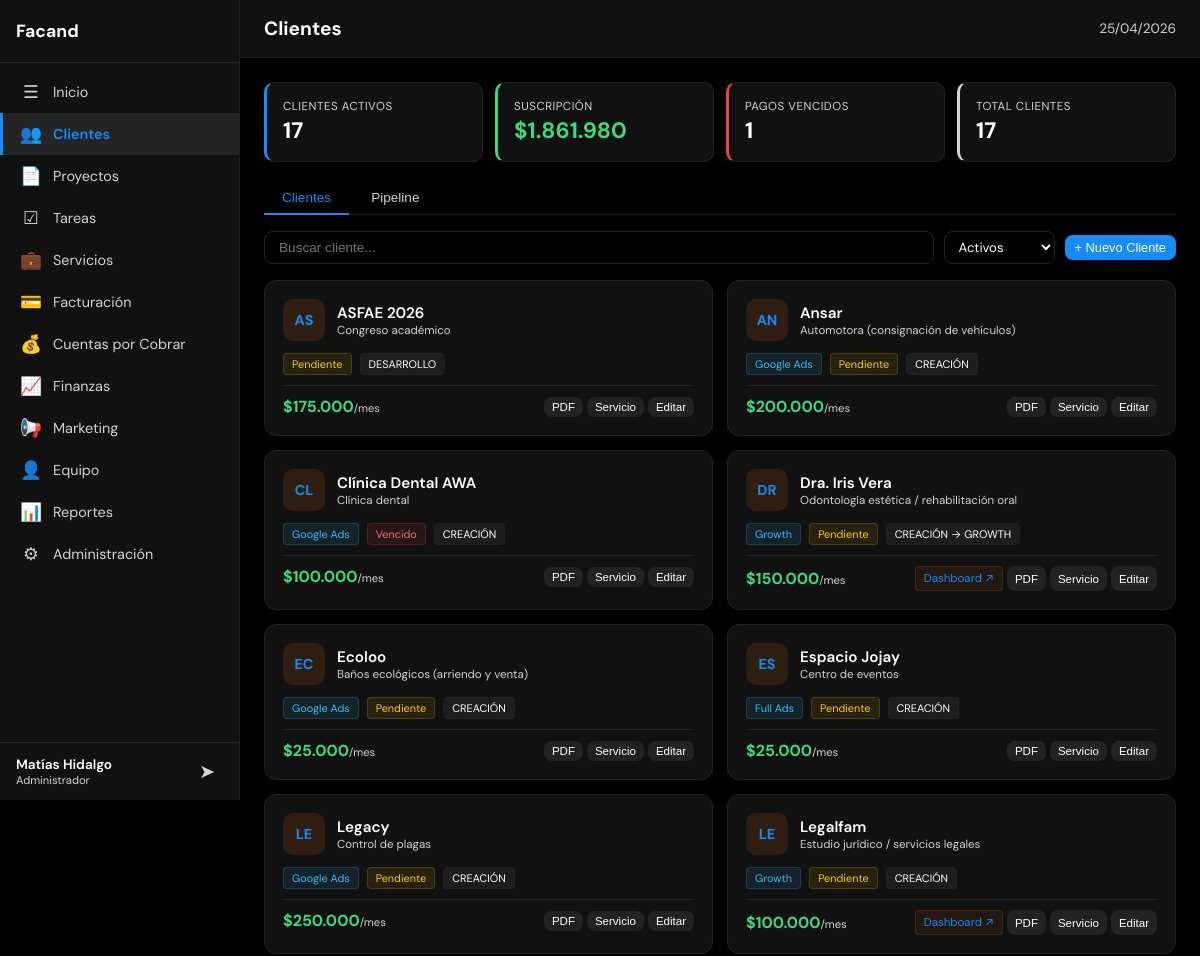
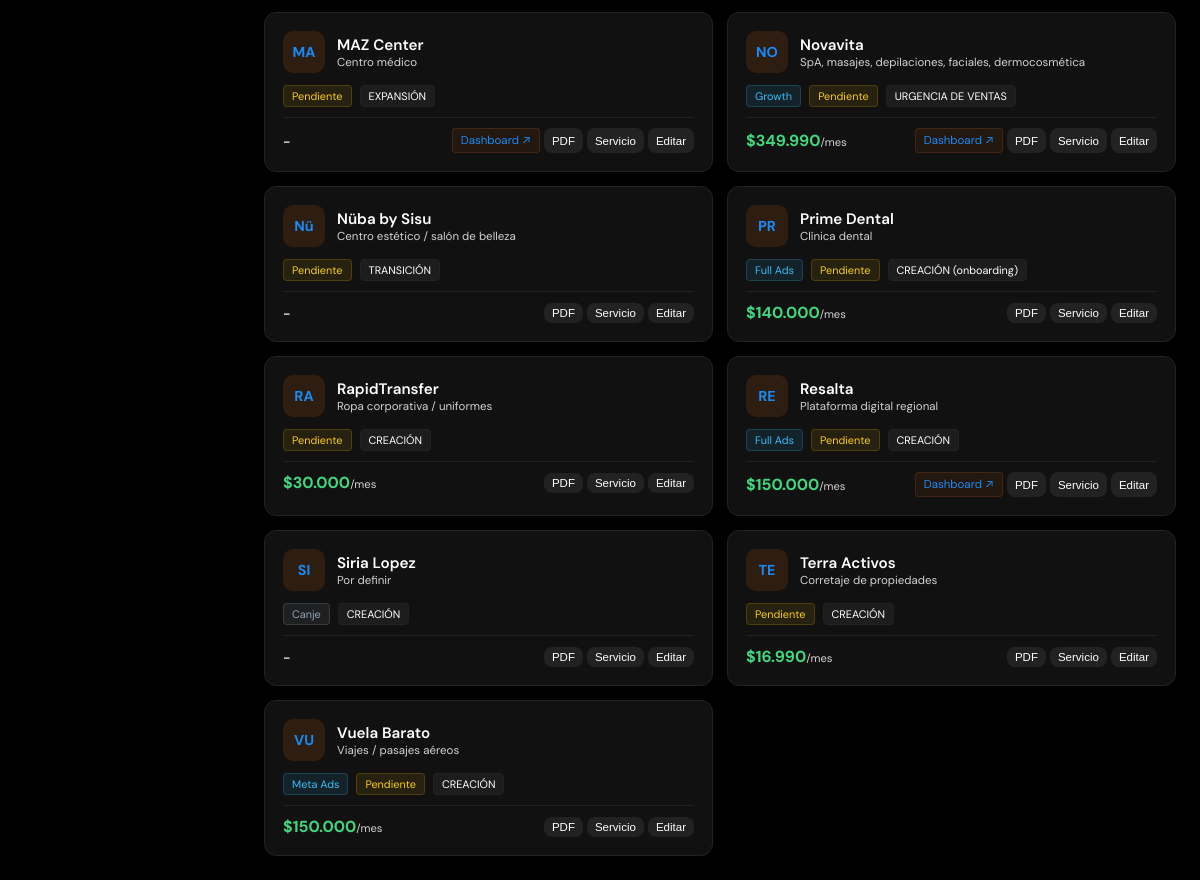
Screenshot of /index.php?page=crm (signed in) with the database file from the repository (2 pictures, top to bottom).
### tables this page shows
CREATE TABLE usuarios (
            id INTEGER PRIMARY KEY AUTOINCREMENT,
            username TEXT UNIQUE NOT NULL,
            password_hash TEXT NOT NULL,
            nombre TEXT NOT NULL,
            email TEXT DEFAULT '',
            role TEXT NOT NULL DEFAULT 'user' CHECK(role IN ('admin','user')),
            activo INTEGER NOT NULL DEFAULT 1,
            last_login TEXT,
            created_at TEXT DEFAULT (datetime('now')),
            updated_at TEXT DEFAULT (datetime('now'))
        );

CREATE TABLE clientes (
    id INTEGER PRIMARY KEY AUTOINCREMENT,
    nombre TEXT NOT NULL,
    rut TEXT DEFAULT '',
    email TEXT DEFAULT '',
    telefono TEXT DEFAULT '',
    direccion TEXT DEFAULT '',
    contacto_nombre TEXT DEFAULT '',
    contacto_cargo TEXT DEFAULT '',
    tipo TEXT NOT NULL DEFAULT 'prospecto' CHECK(tipo IN ('prospecto','activo','inactivo','cerrado')),
    etapa_pipeline TEXT NOT NULL DEFAULT 'lead' CHECK(etapa_pipeline IN ('lead','contactado','propuesta','negociacion','onboarding','activo','cerrado_ganado','cerrado_perdido')),
    rubro TEXT DEFAULT '',
    plan TEXT DEFAULT '',
    fee_mensual INTEGER DEFAULT 0,
    servicios TEXT DEFAULT '',
    herramientas TEXT DEFAULT '',
    presupuesto_ads TEXT DEFAULT '',
    etapa TEXT DEFAULT '',
    estado_pago TEXT DEFAULT 'pendiente' CHECK(estado_pago IN ('pendiente','pagado','vencido','canje')),
    url_dashboard TEXT DEFAULT '',
    responsable_id INTEGER,
    notas TEXT DEFAULT '',
    created_at TEXT DEFAULT (datetime('now')),
    updated_at TEXT DEFAULT (datetime('now')),
    FOREIGN KEY (responsable_id) REFERENCES equipo(id) ON DELETE SET NULL
);

### config/app.php (called while the page is built)
<?php
return array (
  'name' => 'Facand',
  'logo' => 'assets/img/logo.png',
  'primary' => '#41d77e',
  'accent' => '#188bf6',
  'bg' => '#000000',
  'surface' => '#111111',
  'text' => '#ffffff',
  'timezone' => 'America/Santiago',
  'currency' => 'CLP',
  'locale' => 'es_CL',
  'version' => '1.0.0',
  'active' => true,
);

### includes/functions.php (called while the page is built, shortened)
<?php
$app_config = require __DIR__ . '/../config/app.php';
function format_money($amount): string {
    global $app_config;
    $currency = $app_config['currency'] ?? 'CLP';
    if ($currency === 'CLP') {
        return '$' . number_format((int)$amount, 0, ',', '.');
    }
    return '$' . number_format((float)$amount, 2, ',', '.');
}
function safe(mixed $str): string {
    return htmlspecialchars((string)($str ?? ''), ENT_QUOTES, 'UTF-8');
}

### config/modules.php (called while the page is built)
<?php
return [
    'home'        => ['nombre' => 'Inicio',            'icono' => '&#9776;',  'archivo' => 'modules/home.php',        'descripcion' => 'Resumen general y KPIs'],
    'crm'         => ['nombre' => 'Clientes',           'icono' => '&#128101;','archivo' => 'modules/crm.php',         'descripcion' => 'Gestión de clientes y pipeline'],
    'projects'    => ['nombre' => 'Proyectos',          'icono' => '&#128196;','archivo' => 'modules/projects.php',    'descripcion' => 'Gestión de proyectos'],
    'tasks'       => ['nombre' => 'Tareas',             'icono' => '&#9745;',  'archivo' => 'modules/tasks.php',       'descripcion' => 'Gestión de tareas y asignaciones'],
    'services'    => ['nombre' => 'Servicios',            'icono' => '&#128188;','archivo' => 'modules/services.php',    'descripcion' => 'Servicios contratados por cliente'],
    'billing'     => ['nombre' => 'Facturación',        'icono' => '&#128179;','archivo' => 'modules/billing.php',     'descripcion' => 'Emisión y control de facturas'],
    'receivables' => ['nombre' => 'Cuentas por Cobrar', 'icono' => '&#128176;','archivo' => 'modules/receivables.php', 'descripcion' => 'Seguimiento de cobros pendientes'],
    'finance'     => ['nombre' => 'Finanzas',           'icono' => '&#128200;','archivo' => 'modules/finance.php',     'descripcion' => 'Ingresos, gastos y flujo de caja'],
    'marketing'   => ['nombre' => 'Marketing',          'icono' => '&#128226;','archivo' => 'modules/marketing.php',   'descripcion' => 'Campañas y métricas'],
    'team'        => ['nombre' => 'Equipo',             'icono' => '&#128100;','archivo' => 'modules/team.php',        'descripcion' => 'Miembros y carga de trabajo'],
    'reports'     => ['nombre' => 'Reportes',           'icono' => '&#128202;','archivo' => 'modules/reports.php',     'descripcion' => 'Reportes exportables'],
    'admin'       => ['nombre' => 'Administración',     'icono' => '&#9881;',  'archivo' => 'modules/admin.php',       'descripcion' => 'Usuarios, roles y configuración'],
];

### includes/permissions.php (called while the page is built, shortened)
<?php
function can_edit(int $user_id, string $modulo): bool {
    $user = query_one('SELECT role FROM usuarios WHERE id = ?', [$user_id]);
    if ($user['role'] === 'admin') return true;
    $perm = query_one(
        'SELECT puede_editar FROM permisos WHERE usuario_id = ? AND modulo = ?',
        [$user_id, $modulo]
    );
    return $perm && $perm['puede_editar'];
}
function get_user_modules(int $user_id): array {
    $user = query_one('SELECT role FROM usuarios WHERE id = ?', [$user_id]);
    $all_modules = require __DIR__ . '/../config/modules.php';
    if ($user['role'] === 'admin') {
        return array_keys($all_modules);
    }
    $perms = query_all(
        'SELECT modulo FROM permisos WHERE usuario_id = ? AND puede_ver = 1',
        [$user_id]
    );
    $allowed = array_column($perms, 'modulo');
    return $allowed;
}

### includes/db.php (called while the page is built, shortened)
<?php
function get_db(): SQLite3 {
    static $db = null;
    if ($db === null) {
        $db_path = __DIR__ . '/../data/dashboard.db';
        $db = new SQLite3($db_path);
        $db->busyTimeout(5000);
        $db->exec('PRAGMA journal_mode=WAL');
        $db->exec('PRAGMA foreign_keys=ON');
    }
    return $db;
}
function query_all(string $sql, array $params = []): array {
    $stmt = get_db()->prepare($sql);
    foreach ($params as $i => $val) {
        $stmt->bindValue($i + 1, $val);
    }
    $result = $stmt->execute();
    $rows = [];
    while ($row = $result->fetchArray(SQLITE3_ASSOC)) {
        $rows[] = $row;
    }
    return $rows;
}
function query_one(string $sql, array $params = []): ?array {
    $rows = query_all($sql, $params);
    return $rows[0] ?? null;
}

### includes/auth.php (called while the page is built, shortened)
<?php
require_once __DIR__ . '/db.php';
require_once __DIR__ . '/permissions.php';
require_once __DIR__ . '/functions.php';
$current_user = query_one('SELECT * FROM usuarios WHERE id = ?', [$_SESSION['user_id']]);

### modules/crm.php (the view, shortened to what this page needs)
<?php
$clientes = query_all('SELECT c.*, e.nombre as responsable_nombre,
    (SELECT COUNT(*) FROM tareas WHERE cliente_id = c.id AND estado IN ("pendiente","en_progreso")) as tareas_pendientes
    FROM clientes c LEFT JOIN equipo e ON c.responsable_id = e.id ORDER BY c.nombre');
$activos = count(array_filter($clientes, fn($c) => $c['tipo'] === 'activo'));
$fee_total = array_sum(array_map(fn($c) => $c['tipo'] === 'activo' && $c['estado_pago'] !== 'canje' ? $c['fee_mensual'] : 0, $clientes));
$vencidos = count(array_filter($clientes, fn($c) => $c['estado_pago'] === 'vencido'));
$planes_labels = ['growth'=>'Growth','scale'=>'Scale','starter'=>'Starter','meta_ads'=>'Meta Ads','google_ads'=>'Google Ads','full_ads'=>'Full Ads','full_ads_seo'=>'Full Ads + SEO'];
?>
<div class="crm-kpis">
    <div class="crm-kpi" style="border-left:3px solid var(--accent)"><div class="crm-kpi-label">Clientes Activos</div><div class="crm-kpi-val"><?= $activos ?></div></div>
    <div class="crm-kpi" style="border-left:3px solid var(--success)"><div class="crm-kpi-label">Suscripción</div><div class="crm-kpi-val" style="color:var(--success)"><?= format_money($fee_total) ?></div></div>
    <div class="crm-kpi" style="border-left:3px solid <?= $vencidos ? 'var(--danger)' : 'var(--success)' ?>"><div class="crm-kpi-label">Pagos Vencidos</div><div class="crm-kpi-val <?= $vencidos ? 'danger' : '' ?>"><?= $vencidos ?></div></div>
    <div class="crm-kpi" style="border-left:3px solid var(--text-muted)"><div class="crm-kpi-label">Total Clientes</div><div class="crm-kpi-val"><?= count($clientes) ?></div></div>
</div>
<div class="crm-tabs">
    <button class="crm-tab active" onclick="switchCrmTab('cards', this)">Clientes</button>
    <button class="crm-tab" onclick="switchCrmTab('pipeline', this)">Pipeline</button>
</div>
<div id="crmTabCards" class="crm-tab-content active">
    <div class="crm-toolbar">
        <input type="text" class="crm-search" id="crmSearch" placeholder="Buscar cliente..." oninput="filterClients()">
        <select class="form-select" style="font-size:.82rem;padding:6px 10px;" id="filterTipo" onchange="filterClients()">
            <option value="activo" selected>Activos</option>
        </select>
        <?php if (can_edit($current_user['id'], 'crm')): ?>
            <button class="btn btn-primary btn-sm" onclick="openNewClient()">+ Nuevo Cliente</button>
        <?php endif; ?>
    </div>
    <div class="crm-grid" id="crmGrid">
        <?php foreach ($clientes as $c): ?>
        <div class="client-card" data-tipo="<?= $c['tipo'] ?>" data-nombre="<?= safe(strtolower($c['nombre'])) ?>" onclick="openClientDetail(<?= $c['id'] ?>)">
            <div class="client-card-top">
                <div class="client-avatar"><?= strtoupper(mb_substr($c['nombre'], 0, 2)) ?></div>
                <div>
                    <div class="client-name"><?= safe($c['nombre']) ?></div>
                    <div class="client-rubro"><?= safe($c['rubro'] ?: 'Sin rubro') ?></div>
                </div>
            </div>
            <div class="client-meta">
                <?php if ($c['plan']): ?>
                    <span class="client-tag client-tag-plan"><?= safe($planes_labels[$c['plan']] ?? $c['plan']) ?></span>
                <?php endif; ?>
                <span class="client-tag client-tag-pago-<?= $c['estado_pago'] ?>"><?= ucfirst($c['estado_pago']) ?></span>
                <?php if ($c['etapa']): ?>
                    <span class="client-tag"><?= safe($c['etapa']) ?></span>
                <?php endif; ?>
            </div>
            <div class="client-bottom" onclick="event.stopPropagation()">
                <div class="client-fee"><?= $c['fee_mensual'] > 0 ? format_money($c['fee_mensual']) . '<span style="font-size:.7rem;font-weight:400;color:var(--text-muted)">/mes</span>' : '<span style="color:var(--text-muted);font-size:.82rem">-</span>' ?></div>
                <div class="client-actions">
                    <?php if ($c['url_dashboard']): ?>
                        <a href="<?= safe($c['url_dashboard']) ?>" target="_blank" class="client-dash-link" title="Abrir dashboard del cliente">Dashboard &#8599;</a>
                    <?php endif; ?>
                    <button class="btn btn-secondary btn-sm" onclick="window.open('ficha-pdf.php?id=<?= $c['id'] ?>','_blank')" title="Ficha PDF">PDF</button>
                    <button class="btn btn-secondary btn-sm" onclick="window.open('servicio-pdf.php?id=<?= $c['id'] ?>','_blank')" title="Documento de servicio">Servicio</button>
                    <?php if (can_edit($current_user['id'], 'crm')): ?>
                        <button class="btn btn-secondary btn-sm" onclick="editClient(<?= $c['id'] ?>)" title="Editar">Editar</button>
                    <?php endif; ?>
                </div>
            </div>
        </div>
        <?php endforeach; ?>
    </div>
</div>

### index.php (shortened to what this page needs)
<?php
require_once __DIR__ . '/includes/auth.php';
$app = require __DIR__ . '/config/app.php';
$all_modules = require __DIR__ . '/config/modules.php';
$page = $_GET['page'] ?? 'home';
$module_info = $all_modules[$page];
?>
<!DOCTYPE html>
<html lang="es">
<head>
    <link rel="stylesheet" href="css/styles.css">
</head>
<body>
    <aside class="sidebar" id="sidebar">
        <div class="sidebar-header">
            <h2 class="sidebar-brand"><?= safe($app['name']) ?></h2>
        </div>
        <nav class="sidebar-nav">
            <?php foreach ($all_modules as $slug => $mod): ?>
                <a href="?page=<?= $slug ?>" class="nav-item <?= $page === $slug ? 'active' : '' ?>">
                    <span class="nav-icon"><?= $mod['icono'] ?></span>
                    <span class="nav-label"><?= safe($mod['nombre']) ?></span>
                </a>
            <?php endforeach; ?>
        </nav>
        <div class="sidebar-footer">
            <div class="user-info">
                <span class="user-name"><?= safe($current_user['nombre']) ?></span>
                <span class="user-role"><?= $current_user['role'] === 'admin' ? 'Administrador' : 'Usuario' ?></span>
            </div>
            <a href="logout.php" class="btn-logout" title="Cerrar sesión">&#10148;</a>
        </div>
    </aside>
    <main class="main-content">
        <header class="topbar">
            <h1 class="page-title"><?= safe($module_info['nombre']) ?></h1>
            <div class="topbar-right">
                <span class="current-date"><?= date('d/m/Y') ?></span>
            </div>
        </header>
        <div class="content-area" id="contentArea">
            <?php
            $module_file = __DIR__ . '/' . $module_info['archivo'];
            if (file_exists($module_file)) {
                include $module_file;
            } else {
                echo '<div class="empty-state"><p>Módulo en construcción</p></div>';
            }
            ?>
        </div>
    </main>
</body>
</html>

### css/styles.css (style rules this page uses)
*, *::before, *::after { margin: 0; padding: 0; box-sizing: border-box; }
body { font-family: 'DM Sans', 'Inter', -apple-system, BlinkMacSystemFont, 'Segoe UI', sans-serif; background: var(--bg); color: var(--text); min-height: 100vh; display: flex; overflow-x: hidden; }
a { color: var(--accent); text-decoration: none; }
.sidebar { width: 240px; min-height: 100vh; background: var(--surface); border-right: 1px solid var(--border); display: flex; flex-direction: column; position: fixed; top: 0; left: 0; z-index: 100; transition: transform .3s ease; }
.sidebar-header { padding: 20px 16px; border-bottom: 1px solid var(--border); }
.sidebar-brand { font-size: 1.1rem; font-weight: 700; color: var(--text); white-space: nowrap; overflow: hidden; text-overflow: ellipsis; }
.sidebar-nav { flex: 1; padding: 8px 0; overflow-y: auto; }
.nav-item { display: flex; align-items: center; gap: 10px; padding: 10px 16px; color: var(--text-muted); font-size: .9rem; transition: all .15s; border-left: 3px solid transparent; }
.nav-item.active { background: rgba(255,255,255,.08); color: var(--accent); border-left-color: var(--accent); font-weight: 600; }
.nav-icon { font-size: 1.1rem; width: 24px; text-align: center; }
.sidebar-footer { padding: 12px 16px; border-top: 1px solid var(--border); display: flex; align-items: center; justify-content: space-between; gap: 8px; }
.user-info { display: flex; flex-direction: column; min-width: 0; }
.user-name { font-size: .85rem; font-weight: 600; white-space: nowrap; overflow: hidden; text-overflow: ellipsis; }
.user-role { font-size: .7rem; color: var(--text-muted); }
.btn-logout { color: var(--text-muted); font-size: 1.2rem; padding: 4px 8px; border-radius: 6px; transition: all .15s; }
.main-content { flex: 1; margin-left: 240px; min-height: 100vh; display: flex; flex-direction: column; }
.topbar { display: flex; align-items: center; gap: 16px; padding: 16px 24px; border-bottom: 1px solid var(--border); background: var(--surface); position: sticky; top: 0; z-index: 50; }
.page-title { font-size: 1.2rem; font-weight: 700; flex: 1; }
.topbar-right { font-size: .85rem; color: var(--text-muted); }
.content-area { flex: 1; padding: 24px; max-width: 1400px; width: 100%; }
.btn { display: inline-flex; align-items: center; gap: 6px; padding: 8px 16px; border: none; border-radius: 8px; font-size: .85rem; font-weight: 500; cursor: pointer; transition: all .15s; white-space: nowrap; }
.btn-primary { background: var(--accent); color: #fff; }
.btn-secondary { background: var(--border); color: var(--text); }
.btn-sm { padding: 5px 10px; font-size: .8rem; }
.form-input, .form-select, .form-textarea { padding: 8px 12px; background: var(--bg); border: 1px solid var(--border); border-radius: 8px; color: var(--text); font-size: .9rem; font-family: inherit; outline: none; transition: border-color .2s; }
.form-select { cursor: pointer; }

### rows the page displays
usuarios: nombre "Matías Hidalgo"
clientes: nombre "AS", nombre "ASFAE 2026", rubro "Congreso académico", estado_pago "Pendiente", etapa "DESARROLLO", fee_mensual "$175.000"
clientes: nombre "AN", nombre "Ansar", rubro "Automotora (consignación de vehículos)", plan "Google Ads", estado_pago "Pendiente", etapa "CREACIÓN", fee_mensual "$200.000"
clientes: nombre "CL", nombre "Clínica Dental AWA", rubro "Clínica dental", plan "Google Ads", estado_pago "Vencido", etapa "CREACIÓN", fee_mensual "$100.000"
clientes: nombre "DR", nombre "Dra. Iris Vera", rubro "Odontología estética / rehabilitación oral", plan "Growth", estado_pago "Pendiente", etapa "CREACIÓN → GROWTH", fee_mensual "$150.000"
clientes: nombre "EC", nombre "Ecoloo", rubro "Baños ecológicos (arriendo y venta)", plan "Google Ads", estado_pago "Pendiente", etapa "CREACIÓN", fee_mensual "$25.000"
clientes: nombre "ES", nombre "Espacio Jojay", rubro "Centro de eventos", plan "Full Ads", estado_pago "Pendiente", etapa "CREACIÓN", fee_mensual "$25.000"
clientes: nombre "LE", nombre "Legacy", rubro "Control de plagas", plan "Google Ads", estado_pago "Pendiente", etapa "CREACIÓN", fee_mensual "$250.000"
clientes: nombre "LE", nombre "Legalfam", rubro "Estudio jurídico / servicios legales", plan "Growth", estado_pago "Pendiente", etapa "CREACIÓN", fee_mensual "$100.000"
clientes: nombre "MA", nombre "MAZ Center", rubro "Centro médico", estado_pago "Pendiente", etapa "EXPANSIÓN"
clientes: nombre "NO", nombre "Novavita", rubro "SpA, masajes, depilaciones, faciales, dermocosmética", plan "Growth", estado_pago "Pendiente", etapa "URGENCIA DE VENTAS", fee_mensual "$349.990"
clientes: nombre "Nü", nombre "Nüba by Sisu", rubro "Centro estético / salón de belleza", estado_pago "Pendiente", etapa "TRANSICIÓN"
clientes: nombre "PR", nombre "Prime Dental", rubro "Clínica dental", plan "Full Ads", estado_pago "Pendiente", etapa "CREACIÓN (onboarding)", fee_mensual "$140.000"
clientes: nombre "RA", nombre "RapidTransfer", rubro "Ropa corporativa / uniformes", estado_pago "Pendiente", etapa "CREACIÓN", fee_mensual "$30.000"
clientes: nombre "RE", nombre "Resalta", rubro "Plataforma digital regional", plan "Full Ads", estado_pago "Pendiente", etapa "CREACIÓN", fee_mensual "$150.000"
clientes: nombre "SI", nombre "Siria Lopez", rubro "Por definir", estado_pago "Canje", etapa "CREACIÓN"
clientes: nombre "TE", nombre "Terra Activos", rubro "Corretaje de propiedades", estado_pago "Pendiente", etapa "CREACIÓN", fee_mensual "$16.990"
clientes: nombre "VU", nombre "Vuela Barato", rubro "Viajes / pasajes aéreos", plan "Meta Ads", estado_pago "Pendiente", etapa "CREACIÓN", fee_mensual "$150.000"

### other values shown
safe($app['name']) "Facand"
$mod['icono'] "☰"
safe($mod['nombre']) "Inicio"
$mod['icono'] "👥"
safe($mod['nombre']) "Clientes"
$mod['icono'] "📄"
safe($mod['nombre']) "Proyectos"
$mod['icono'] "☑"
safe($mod['nombre']) "Tareas"
$mod['icono'] "💼"
safe($mod['nombre']) "Servicios"
$mod['icono'] "💳"
safe($mod['nombre']) "Facturación"
$mod['icono'] "💰"
safe($mod['nombre']) "Cuentas por Cobrar"
